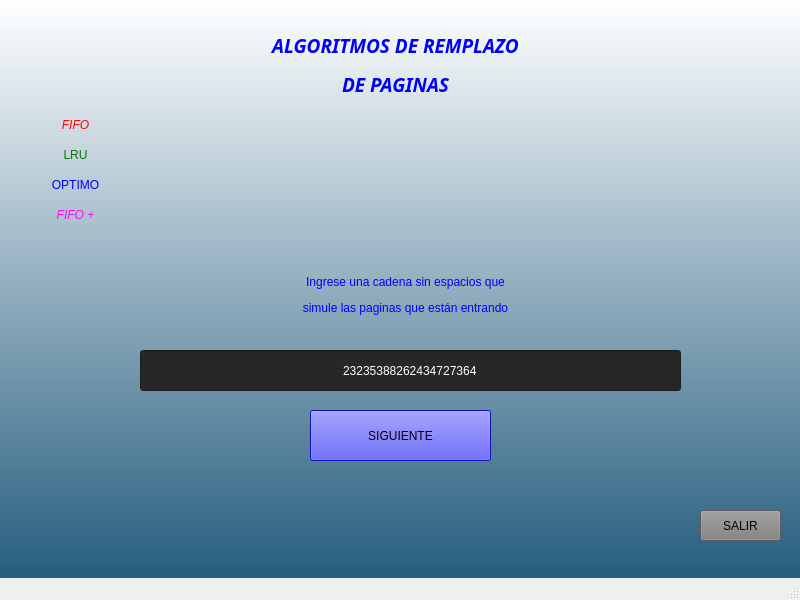
<?xml version="1.0" encoding="UTF-8"?>
<ui version="4.0">
 <class>MainWindow</class>
 <widget class="QMainWindow" name="MainWindow">
  <property name="geometry">
   <rect>
    <x>0</x>
    <y>0</y>
    <width>800</width>
    <height>600</height>
   </rect>
  </property>
  <property name="windowTitle">
   <string>MainWindow</string>
  </property>
  <property name="styleSheet">
   <string notr="true">QWidget#centralwidget{
background-color: qlineargradient(spread:repeat, x1:1, y1:1, x2:1, y2:0, stop:0 rgba(37, 93, 126, 255), stop:1 rgba(255, 255, 255, 255));}</string>
  </property>
  <widget class="QWidget" name="centralwidget">
   <widget class="QLabel" name="titulo_ventana">
    <property name="geometry">
     <rect>
      <x>80</x>
      <y>30</y>
      <width>631</width>
      <height>71</height>
     </rect>
    </property>
    <property name="sizePolicy">
     <sizepolicy hsizetype="Ignored" vsizetype="Preferred">
      <horstretch>0</horstretch>
      <verstretch>0</verstretch>
     </sizepolicy>
    </property>
    <property name="font">
     <font>
      <family>Arial Rounded MT</family>
      <pointsize>12</pointsize>
      <weight>87</weight>
      <italic>false</italic>
      <bold>true</bold>
     </font>
    </property>
    <property name="toolTip">
     <string>&lt;html&gt;&lt;head/&gt;&lt;body&gt;&lt;p align=&quot;center&quot;&gt;&lt;br/&gt;&lt;/p&gt;&lt;/body&gt;&lt;/html&gt;</string>
    </property>
    <property name="whatsThis">
     <string>&lt;html&gt;&lt;head/&gt;&lt;body&gt;&lt;p align=&quot;center&quot;&gt;&lt;br/&gt;&lt;/p&gt;&lt;/body&gt;&lt;/html&gt;</string>
    </property>
    <property name="styleSheet">
     <string notr="true">font: 700 12pt &quot;Arial Rounded MT&quot;;
color:Blue</string>
    </property>
    <property name="text">
     <string>&lt;html&gt;&lt;head/&gt;&lt;body&gt;&lt;p align=&quot;center&quot;&gt;&lt;span style=&quot; font-size:14pt; font-style:italic;&quot;&gt;ALGORITMOS DE REMPLAZO&lt;/span&gt;&lt;/p&gt;&lt;p align=&quot;center&quot;&gt;&lt;span style=&quot; font-size:14pt; font-style:italic;&quot;&gt;DE PAGINAS&lt;/span&gt;&lt;/p&gt;&lt;/body&gt;&lt;/html&gt;</string>
    </property>
   </widget>
   <widget class="QPushButton" name="boton_salir">
    <property name="geometry">
     <rect>
      <x>700</x>
      <y>510</y>
      <width>81</width>
      <height>31</height>
     </rect>
    </property>
    <property name="styleSheet">
     <string notr="true">background-color: rgb(127, 127, 127);</string>
    </property>
    <property name="text">
     <string>SALIR</string>
    </property>
   </widget>
   <widget class="QPushButton" name="boton_siguiente">
    <property name="geometry">
     <rect>
      <x>310</x>
      <y>410</y>
      <width>181</width>
      <height>51</height>
     </rect>
    </property>
    <property name="styleSheet">
     <string notr="true">background-color: rgb(20, 20, 255);
font: 700 12pt &quot;Arial Rounded MT&quot;;</string>
    </property>
    <property name="text">
     <string>SIGUIENTE</string>
    </property>
   </widget>
   <widget class="QLabel" name="icono_windows">
    <property name="geometry">
     <rect>
      <x>350</x>
      <y>110</y>
      <width>101</width>
      <height>131</height>
     </rect>
    </property>
    <property name="styleSheet">
     <string notr="true">image: url(:/icono/icono+windows3.png);</string>
    </property>
    <property name="text">
     <string/>
    </property>
   </widget>
   <widget class="QLabel" name="icono_apple">
    <property name="geometry">
     <rect>
      <x>170</x>
      <y>120</y>
      <width>101</width>
      <height>111</height>
     </rect>
    </property>
    <property name="styleSheet">
     <string notr="true">image: url(:/icono/icono+apple.png);</string>
    </property>
    <property name="text">
     <string/>
    </property>
   </widget>
   <widget class="QLabel" name="icono_linux">
    <property name="geometry">
     <rect>
      <x>510</x>
      <y>120</y>
      <width>101</width>
      <height>111</height>
     </rect>
    </property>
    <property name="styleSheet">
     <string notr="true">image: url(:/icono/icono+linux2.png);</string>
    </property>
    <property name="text">
     <string/>
    </property>
   </widget>
   <widget class="QLabel" name="label_FIFO">
    <property name="geometry">
     <rect>
      <x>40</x>
      <y>110</y>
      <width>71</width>
      <height>31</height>
     </rect>
    </property>
    <property name="whatsThis">
     <string>&lt;html&gt;&lt;head/&gt;&lt;body&gt;&lt;p align=&quot;center&quot;&gt;&lt;br/&gt;&lt;/p&gt;&lt;/body&gt;&lt;/html&gt;</string>
    </property>
    <property name="styleSheet">
     <string notr="true">font: 700 16pt &quot;Times New Roman&quot;;
color:Red;</string>
    </property>
    <property name="text">
     <string>&lt;html&gt;&lt;head/&gt;&lt;body&gt;&lt;p align=&quot;center&quot;&gt;&lt;span style=&quot; font-style:italic;&quot;&gt;FIFO&lt;/span&gt;&lt;/p&gt;&lt;/body&gt;&lt;/html&gt;</string>
    </property>
   </widget>
   <widget class="QLabel" name="label_LRU">
    <property name="geometry">
     <rect>
      <x>40</x>
      <y>140</y>
      <width>71</width>
      <height>31</height>
     </rect>
    </property>
    <property name="whatsThis">
     <string>&lt;html&gt;&lt;head/&gt;&lt;body&gt;&lt;p align=&quot;center&quot;&gt;&lt;br/&gt;&lt;/p&gt;&lt;/body&gt;&lt;/html&gt;</string>
    </property>
    <property name="styleSheet">
     <string notr="true">font: 700 16pt &quot;Times New Roman&quot;;
color:Green;</string>
    </property>
    <property name="text">
     <string>&lt;html&gt;&lt;head/&gt;&lt;body&gt;&lt;p align=&quot;center&quot;&gt;LRU&lt;/p&gt;&lt;/body&gt;&lt;/html&gt;</string>
    </property>
   </widget>
   <widget class="QLabel" name="subtitulo_procesos_a_simular">
    <property name="geometry">
     <rect>
      <x>160</x>
      <y>250</y>
      <width>491</width>
      <height>91</height>
     </rect>
    </property>
    <property name="styleSheet">
     <string notr="true">font: 700 21pt &quot;Times New Roman&quot;;
color:Blue;</string>
    </property>
    <property name="text">
     <string>&lt;html&gt;&lt;head/&gt;&lt;body&gt;&lt;p align=&quot;center&quot;&gt;Ingrese una cadena sin espacios que&lt;/p&gt;&lt;p align=&quot;center&quot;&gt; simule las paginas que están entrando&lt;/p&gt;&lt;/body&gt;&lt;/html&gt;</string>
    </property>
   </widget>
   <widget class="QLabel" name="label_OPTIMO">
    <property name="geometry">
     <rect>
      <x>20</x>
      <y>170</y>
      <width>111</width>
      <height>31</height>
     </rect>
    </property>
    <property name="whatsThis">
     <string>&lt;html&gt;&lt;head/&gt;&lt;body&gt;&lt;p align=&quot;center&quot;&gt;&lt;br/&gt;&lt;/p&gt;&lt;/body&gt;&lt;/html&gt;</string>
    </property>
    <property name="styleSheet">
     <string notr="true">font: 700 16pt &quot;Times New Roman&quot;;
color:Blue;</string>
    </property>
    <property name="text">
     <string>&lt;html&gt;&lt;head/&gt;&lt;body&gt;&lt;p align=&quot;center&quot;&gt;OPTIMO&lt;/p&gt;&lt;/body&gt;&lt;/html&gt;</string>
    </property>
   </widget>
   <widget class="QLabel" name="label_FIFO_MEJORADO">
    <property name="geometry">
     <rect>
      <x>40</x>
      <y>200</y>
      <width>71</width>
      <height>31</height>
     </rect>
    </property>
    <property name="whatsThis">
     <string>&lt;html&gt;&lt;head/&gt;&lt;body&gt;&lt;p align=&quot;center&quot;&gt;&lt;br/&gt;&lt;/p&gt;&lt;/body&gt;&lt;/html&gt;</string>
    </property>
    <property name="styleSheet">
     <string notr="true">font: 700 16pt &quot;Times New Roman&quot;;
color: rgb(255, 8, 251);</string>
    </property>
    <property name="text">
     <string>&lt;html&gt;&lt;head/&gt;&lt;body&gt;&lt;p align=&quot;center&quot;&gt;&lt;span style=&quot; font-style:italic;&quot;&gt;FIFO +&lt;/span&gt;&lt;/p&gt;&lt;/body&gt;&lt;/html&gt;</string>
    </property>
   </widget>
   <widget class="QLineEdit" name="campo_ingresar_cadena">
    <property name="geometry">
     <rect>
      <x>140</x>
      <y>350</y>
      <width>541</width>
      <height>41</height>
     </rect>
    </property>
    <property name="toolTip">
     <string>&lt;html&gt;&lt;head/&gt;&lt;body&gt;&lt;p align=&quot;center&quot;&gt;&lt;br/&gt;&lt;/p&gt;&lt;/body&gt;&lt;/html&gt;</string>
    </property>
    <property name="whatsThis">
     <string>&lt;html&gt;&lt;head/&gt;&lt;body&gt;&lt;p align=&quot;center&quot;&gt;&lt;br/&gt;&lt;/p&gt;&lt;/body&gt;&lt;/html&gt;</string>
    </property>
    <property name="layoutDirection">
     <enum>Qt::LeftToRight</enum>
    </property>
    <property name="styleSheet">
     <string notr="true">background-color: rgb(39, 39, 39);
font: 63 16pt &quot;Cascadia Mono SemiBold&quot;;
color: rgb(255, 255, 255);</string>
    </property>
    <property name="text">
     <string>23235388262434727364</string>
    </property>
    <property name="alignment">
     <set>Qt::AlignCenter</set>
    </property>
   </widget>
   <zorder>titulo_ventana</zorder>
   <zorder>boton_salir</zorder>
   <zorder>boton_siguiente</zorder>
   <zorder>subtitulo_procesos_a_simular</zorder>
   <zorder>icono_windows</zorder>
   <zorder>icono_apple</zorder>
   <zorder>icono_linux</zorder>
   <zorder>label_FIFO</zorder>
   <zorder>label_LRU</zorder>
   <zorder>label_OPTIMO</zorder>
   <zorder>label_FIFO_MEJORADO</zorder>
   <zorder>campo_ingresar_cadena</zorder>
  </widget>
  <widget class="QMenuBar" name="menubar">
   <property name="geometry">
    <rect>
     <x>0</x>
     <y>0</y>
     <width>800</width>
     <height>21</height>
    </rect>
   </property>
  </widget>
  <widget class="QStatusBar" name="statusbar"/>
 </widget>
 <resources>
  <include location="imagenes/imagenes.qrc"/>
  <include location="imagenes/imagenes.qrc"/>
 </resources>
 <connections/>
</ui>
